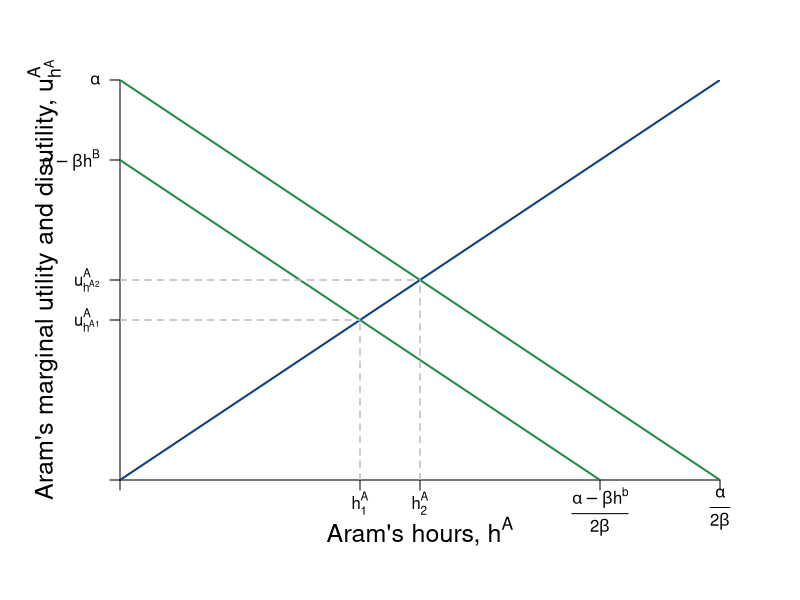

R code for this plot: (Note: this script raises an error after producing the figure.)
require(shape)
pdf(file = "coordination_failures/marginal_benefit_cost_cournot/marginal_benefit_cost_cournot.pdf", width = 9, height = 7)

#Set parameters for graphics
axislabelsize <- 1.5
graphlinewidth <- 2
segmentlinewidth <- 1.5

COL <- c("#7fc97f", "#beaed4", "#fdc086", "#ffff99", "#386cb0", "#f0027f", "#bf5b17", "#666666")
COLA <- c("#99d8c9","#66c2a4","#41ae76", "#238b45", "#005824")
COLB <- c("#4eb3d3", "#2b8cbe", "#0868ac","#084081")

par(mar =  c(6, 6, 4, 4))

MBenefit <- function(ea, eb = 12, alpha = 30, beta = 1/2) {
  (alpha - beta*eb - 2*beta*ea)
}

MCost <- function(ea, slope = 1, intercept = 0){
  slope*ea
 }


xlims <- c(0, 30)
ylims <- c(0, 30)

npts <- 501 
x <- seq(xlims[1], xlims[2], length.out = npts)
y <- seq(ylims[1], ylims[2], length.out = npts) 
a <- c(12, 46.08, 90)

plot(0, 0, xlim = xlims, ylim = ylims, type = "n",
     xlab = expression(paste("")),
     ylab = expression(paste("")), 
     xaxt = "n", 
     yaxt = "n", 
     cex.lab = axislabelsize, 
     bty = "n",
     xaxs="i", 
     yaxs="i")

# ticksy <- seq(from = 0, to = ylims[2], by = 2)
# ylabels <- seq(from = 0, to = ylims[2], by = 2)
# ticksx <- seq(from = 0, to = xlims[2], by = 2)
# xlabels <- seq(from = 0, to = xlims[2], by = 2)
ticksy <- c(0, MBenefit(12), MBenefit(15, eb = 0), MBenefit(ea = 0), ylims[2])
ylabels <- c(NA, expression(paste(u[h^A1]^A)), expression(paste(u[h^A2]^A)), expression(paste(alpha - beta*h^B)), expression(paste(alpha)))
ticksx <- c(0, 12, 15, 24, xlims[2])
xlabels <- c(NA, expression(paste(h[1]^A)), expression(paste(h[2]^A)), expression(paste(frac(alpha - beta*h^b,2*beta) )), expression(paste(frac(alpha,2*beta) )))

axis(1, at = ticksx, pos = 0, labels = FALSE)
axis(2, at = ticksy, pos = 0, labels = ylabels, las = 1)
text(x = c(0, 12, 15, 24, xlims[2]), par("usr")[3] - 0.4, labels = xlabels, srt = 0, pos = 1, xpd = TRUE)

mtext(expression(paste("Aram's hours, ", h^A)), side=1, line = 2.5, cex = axislabelsize)
text(-3.8, 0.5*ylims[2], expression(paste("Aram's marginal utility and disutility, ", u[h^A]^A)), xpd = TRUE, cex = axislabelsize, srt = 90) 

npts <- 500 
xx1 <- seq(xlims[1], xlims[2], length.out = npts)
xx2 <- seq(4, 8, length.out = npts)

lines(xx1, MBenefit(xx1, eb = 12), col = COLA[4], lwd = graphlinewidth)
lines(xx1, MBenefit(xx1, eb = 0), col = COLA[4], lwd = graphlinewidth)
lines(xx1, MCost(xx1), col = COLB[4], lwd = graphlinewidth)

#For NE hours = 12
segments(0, 12, 12, 12, lty = 2, col =  "gray", lwd = segmentlinewidth)
segments(12, 0, 12, MBenefit(12), lty = 2, col = "gray", lwd = segmentlinewidth)

#For P-efficient hours = 10
segments(0, MBenefit(15, eb = 0), 15, MBenefit(15, eb = 0), lty = 2, col = "gray" , lwd = segmentlinewidth)
segments(15, 0, 15, MBenefit(15, eb = 0),  lty = 2, col = "gray" , lwd = segmentlinewidth)


text(10, 26, expression(paste("Marginal Benefit")), cex = labelsize)
text(10, 24.5, expression(paste(mb^A== alpha - 2*beta*h^A )), cex = labelsize)
text(10, 23, expression(paste("when, ", h^B== 0 )), cex = labelsize)

text(24, 18.9, expression(paste("Marginal Disutility, ", mc^A == h^A)), cex = labelsize)

text(24, 15, expression(paste("Marginal Benefit ")), cex = labelsize)
text(24, 13.5, expression(paste(mb^A == alpha - beta*h^B - 2*beta*h^A)), cex = labelsize)
text(24, 12, expression(paste("when, ", h^B > 0 )), cex = labelsize)
Arrows(21.5, 12.5, 17, 8, col = "black", lty = 1, lwd = 2, arr.type = "triangle", arr.lwd = 0.5)


points(12, 12, pch = 16, col = "black", cex = 1.5)
text(12 + 0.75, 12, expression(paste(f)), cex = labelsize)

points(15, 15, pch = 16, col = "black", cex = 1.5)
text(15 + 0.75, 15, expression(paste(g)), cex = labelsize)

#Label the iso-welfare functions for the HG, Aisha
text(9.7, 60, expression(u[1]^A))
text(7.6, 60, expression(u[2]^A))
text(4.8, 60, expression(u[3]^A))



dev.off()
